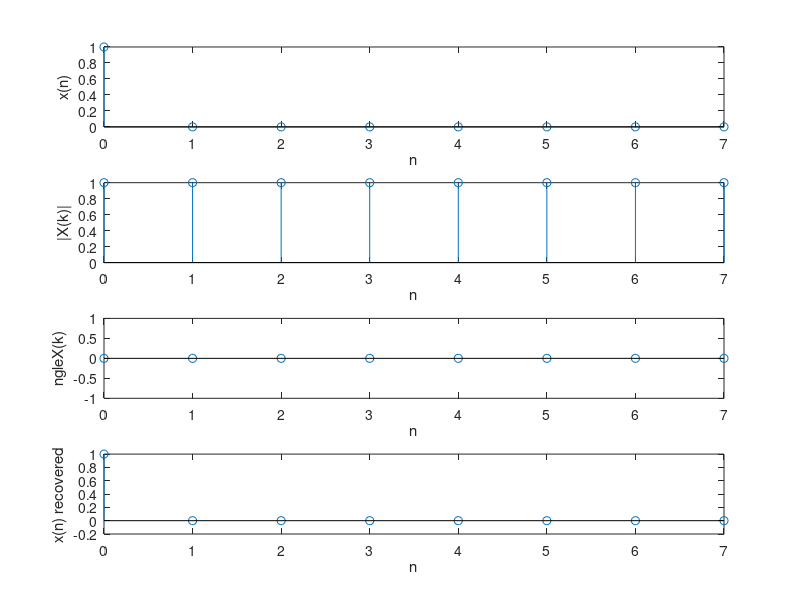

The MATLAB script that drew this image:
clc
clear all
close all

N = 8;
N2 = 16;
n=0:1:N-1;
n2=0:1:N2-1;
k=0:1:N-1;

[x_n] = zeros(1,N);
[D] = zeros(N);

for ii=1:N
    if (n(ii)==0)
        x_n(ii)=1;
    else 
        x_n(ii)=0;
    end
end

subplot(4,1,1), stem(n, x_n);
xlabel("n")
ylabel("x(n)")

for ii=1:N %n
    for jj=1:N %k
        D(jj,ii)=exp(-1j*(2*pi/N)*n(ii)*k(jj))
    end
end

X = D*x_n';
X_mag = abs(X);
X_ang = atan(imag(X)./real(X));

subplot(4,1,2), stem(k,X_mag);
xlabel("n")
ylabel("|X(k)|")

subplot(4,1,3), stem(k,X_ang);
xlabel("n")
ylabel("\angleX(k)")

[D_inv] = zeros(N)
for ii=1:N %n
    for jj=1:N %k
        D_inv(jj,ii)=exp(1j*(2*pi/N)*n(ii)*k(jj))
    end
end

x_n_rec = X'*(1/N)*D_inv;
subplot(4,1,4), stem(n, x_n_rec);
xlabel("n")
ylabel("x(n) recovered")